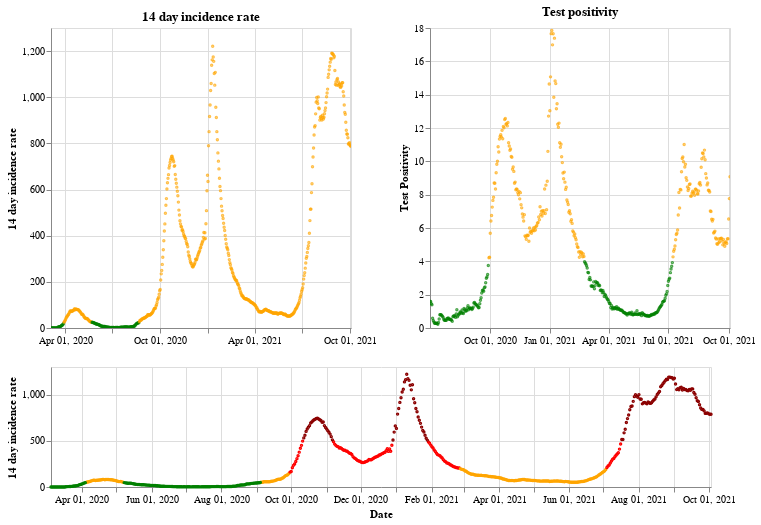

The cell this chart's notebook holds for it:
### Markdown cell above
## Northern Ireland

### Code cell
plot_traffic_light('Northern Ireland')

### Figure 1 — Vega-Lite specification as saved in the notebook (floating-point values rounded to 4 significant figures; data arrays with more than 128 entries replaced by an {"elided": "..."} marker saying what was removed)
{"config": {"view": {"continuousWidth": 400, "continuousHeight": 300}}, "vconcat": [{"hconcat": [{"mark": {"type": "point", "size": 2}, "encoding": {"color": {"condition": {"value": "green", "test": "(datum.twoWeeklyCasesRate <= 25)"}, "value": "orange"}, "tooltip": [{"type": "nominal", "field": "areaName"}, {"type": "temporal", "field": "date"}, {"type": "quantitative", "field": "twoWeeklyCasesRate"}, {"type": "quantitative", "field": "testPositivity"}], "x": {"type": "temporal", "axis": {"title": ""}, "field": "date", "scale": {"domain": {"selection": "DateBrush"}}, "timeUnit": "yearmonthdate"}, "y": {"type": "quantitative", "axis": {"title": "14 day incidence rate"}, "field": "twoWeeklyCasesRate"}}, "title": "14 day incidence rate", "width": 300}, {"mark": {"type": "point", "size": 2}, "encoding": {"color": {"condition": {"value": "green", "test": "(datum.testPositivity <= 4)"}, "value": "orange"}, "tooltip": [{"type": "nominal", "field": "areaName"}, {"type": "temporal", "field": "date"}, {"type": "quantitative", "field": "twoWeeklyCasesRate"}, {"type": "quantitative", "field": "testPositivity"}], "x": {"type": "temporal", "axis": {"title": ""}, "field": "date", "scale": {"domain": {"selection": "DateBrush"}}, "timeUnit": "yearmonthdate"}, "y": {"type": "quantitative", "axis": {"title": "Test Positivity"}, "field": "testPositivity"}}, "title": "Test positivity", "width": 300}]}, {"layer": [{"mark": {"type": "point", "size": 2}, "encoding": {"color": {"condition": {"value": "orange", "test": "(((datum.testPositivity < 4) && (datum.twoWeeklyCasesRate >= 50)) && (datum.twoWeeklyCasesRate < 200))"}, "value": "red"}, "opacity": {"condition": {"value": 1, "test": "((datum.twoWeeklyCasesRate >= 50) && (datum.twoWeeklyCasesRate < 500))"}, "value": 0}, "tooltip": [{"type": "nominal", "field": "areaName"}, {"type": "temporal", "field": "date"}, {"type": "quantitative", "field": "twoWeeklyCasesRate"}, {"type": "quantitative", "field": "testPositivity"}], "x": {"type": "temporal", "axis": {"title": "Date"}, "field": "date", "timeUnit": "yearmonthdate"}, "y": {"type": "quantitative", "axis": {"title": "14 day incidence rate"}, "field": "twoWeeklyCasesRate"}}, "selection": {"DateBrush": {"type": "interval", "encodings": ["x"], "fields": ["Time"]}}}, {"mark": {"type": "point", "size": 2}, "encoding": {"color": {"value": "darkred"}, "opacity": {"condition": {"value": 1, "test": "(datum.twoWeeklyCasesRate >= 500)"}, "value": 0}, "tooltip": [{"type": "nominal", "field": "areaName"}, {"type": "temporal", "field": "date"}, {"type": "quantitative", "field": "twoWeeklyCasesRate"}, {"type": "quantitative", "field": "testPositivity"}], "x": {"type": "temporal", "axis": {"title": "Date"}, "field": "date", "timeUnit": "yearmonthdate"}, "y": {"type": "quantitative", "axis": {"title": "14 day incidence rate"}, "field": "twoWeeklyCasesRate"}}}, {"mark": {"type": "point", "size": 2}, "encoding": {"color": {"condition": {"value": "green", "test": "((datum.testPositivity < 4) && (datum.twoWeeklyCasesRate < 50))"}, "value": "orange"}, "opacity": {"condition": {"value": 1, "test": "(datum.twoWeeklyCasesRate < 50)"}, "value": 0}, "tooltip": [{"type": "nominal", "field": "areaName"}, {"type": "temporal", "field": "date"}, {"type": "quantitative", "field": "twoWeeklyCasesRate"}, {"type": "quantitative", "field": "testPositivity"}], "x": {"type": "temporal", "axis": {"title": "Date"}, "field": "date", "timeUnit": "yearmonthdate"}, "y": {"type": "quantitative", "axis": {"title": "14 day incidence rate"}, "field": "twoWeeklyCasesRate"}}}], "height": 120, "width": 660}], "data": {"name": "data-56a03fc22dcefaa12b6b0747ea4e29ea"}, "$schema": "https://vega.github.io/schema/vega-lite/v4.8.1.json", "datasets": {"data-56a03fc22dcefaa12b6b0747ea4e29ea": {"elided": "578 records"}}}
